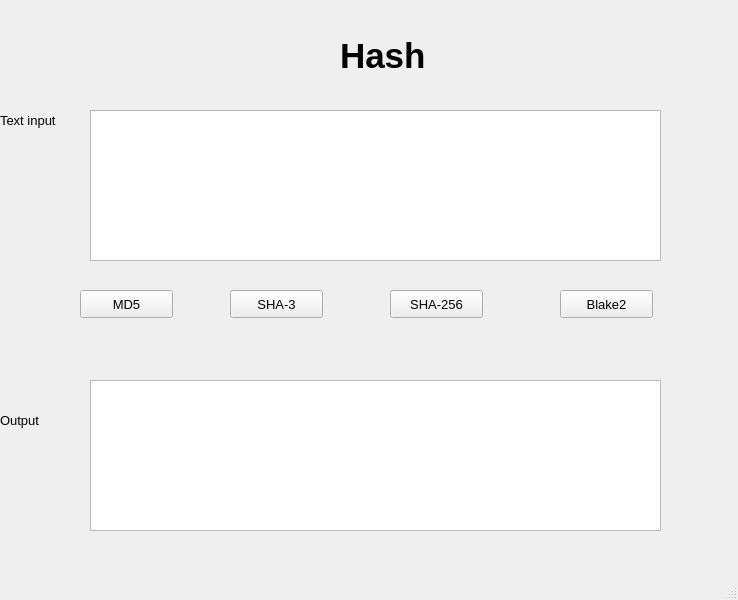
<?xml version="1.0" encoding="UTF-8"?>
<ui version="4.0">
 <class>MainWindow</class>
 <widget class="QMainWindow" name="MainWindow">
  <property name="geometry">
   <rect>
    <x>0</x>
    <y>0</y>
    <width>738</width>
    <height>600</height>
   </rect>
  </property>
  <property name="font">
   <font>
    <pointsize>10</pointsize>
   </font>
  </property>
  <property name="windowTitle">
   <string>MainWindow</string>
  </property>
  <widget class="QWidget" name="centralwidget">
   <widget class="QLabel" name="label">
    <property name="geometry">
     <rect>
      <x>340</x>
      <y>0</y>
      <width>511</width>
      <height>111</height>
     </rect>
    </property>
    <property name="font">
     <font>
      <pointsize>26</pointsize>
      <weight>75</weight>
      <bold>true</bold>
     </font>
    </property>
    <property name="text">
     <string>Hash</string>
    </property>
   </widget>
   <widget class="QLabel" name="label_2">
    <property name="geometry">
     <rect>
      <x>0</x>
      <y>80</y>
      <width>151</width>
      <height>81</height>
     </rect>
    </property>
    <property name="text">
     <string>Text input</string>
    </property>
   </widget>
   <widget class="QLabel" name="label_3">
    <property name="geometry">
     <rect>
      <x>0</x>
      <y>380</y>
      <width>151</width>
      <height>81</height>
     </rect>
    </property>
    <property name="text">
     <string>Output</string>
    </property>
   </widget>
   <widget class="QTextEdit" name="txt_output">
    <property name="geometry">
     <rect>
      <x>90</x>
      <y>380</y>
      <width>571</width>
      <height>151</height>
     </rect>
    </property>
   </widget>
   <widget class="QTextEdit" name="txt_input">
    <property name="geometry">
     <rect>
      <x>90</x>
      <y>110</y>
      <width>571</width>
      <height>151</height>
     </rect>
    </property>
   </widget>
   <widget class="QPushButton" name="bth_md5">
    <property name="geometry">
     <rect>
      <x>80</x>
      <y>290</y>
      <width>93</width>
      <height>28</height>
     </rect>
    </property>
    <property name="text">
     <string>MD5</string>
    </property>
   </widget>
   <widget class="QPushButton" name="bttn_sha3">
    <property name="geometry">
     <rect>
      <x>230</x>
      <y>290</y>
      <width>93</width>
      <height>28</height>
     </rect>
    </property>
    <property name="text">
     <string>SHA-3</string>
    </property>
   </widget>
   <widget class="QPushButton" name="bttn_sha256">
    <property name="geometry">
     <rect>
      <x>390</x>
      <y>290</y>
      <width>93</width>
      <height>28</height>
     </rect>
    </property>
    <property name="text">
     <string>SHA-256</string>
    </property>
   </widget>
   <widget class="QPushButton" name="btn_blake2">
    <property name="geometry">
     <rect>
      <x>560</x>
      <y>290</y>
      <width>93</width>
      <height>28</height>
     </rect>
    </property>
    <property name="text">
     <string>Blake2</string>
    </property>
   </widget>
  </widget>
  <widget class="QMenuBar" name="menubar">
   <property name="geometry">
    <rect>
     <x>0</x>
     <y>0</y>
     <width>738</width>
     <height>29</height>
    </rect>
   </property>
  </widget>
  <widget class="QStatusBar" name="statusbar"/>
 </widget>
 <resources/>
 <connections/>
</ui>
